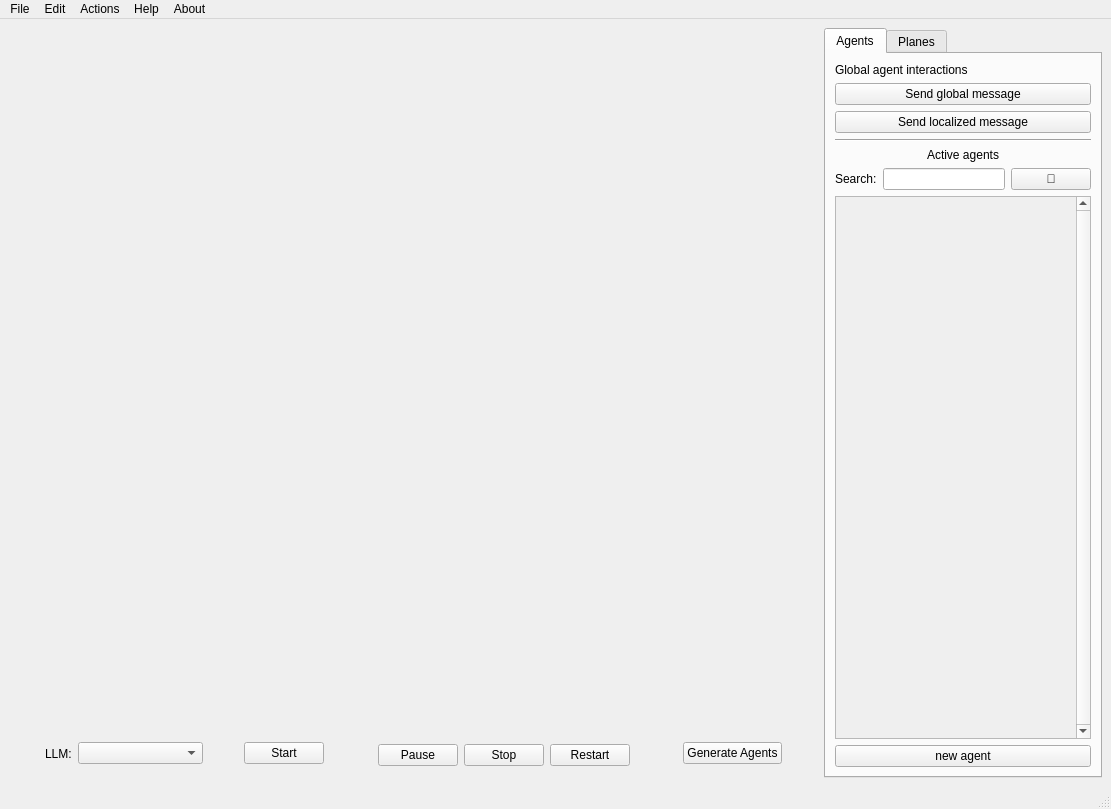
<?xml version="1.0" encoding="UTF-8"?>
<ui version="4.0">
 <class>MainWindow</class>
 <widget class="QMainWindow" name="MainWindow">
  <property name="geometry">
   <rect>
    <x>0</x>
    <y>0</y>
    <width>1111</width>
    <height>809</height>
   </rect>
  </property>
  <property name="windowTitle">
   <string>MainWindow</string>
  </property>
  <widget class="QWidget" name="centralwidget">
   <layout class="QHBoxLayout" name="horizontalLayout_2" stretch="2,0">
    <item>
     <layout class="QVBoxLayout" name="sim_view" stretch="1,0">
      <item>
       <layout class="QVBoxLayout" name="mpl_table" stretch="0">
        <item>
         <widget class="QWidget" name="mpl_show" native="true">
          <property name="enabled">
           <bool>true</bool>
          </property>
          <property name="autoFillBackground">
           <bool>false</bool>
          </property>
          <property name="styleSheet">
           <string notr="true">#mpl_show { border: solid 1px black; }</string>
          </property>
         </widget>
        </item>
       </layout>
      </item>
      <item>
       <layout class="QHBoxLayout" name="sim_buttons" stretch="0,0,0,0,0,0,0,0,0,0">
        <property name="sizeConstraint">
         <enum>QLayout::SizeConstraint::SetMinimumSize</enum>
        </property>
        <item>
         <spacer name="horizontalSpacer_4">
          <property name="orientation">
           <enum>Qt::Orientation::Horizontal</enum>
          </property>
          <property name="sizeHint" stdset="0">
           <size>
            <width>40</width>
            <height>20</height>
           </size>
          </property>
         </spacer>
        </item>
        <item>
         <widget class="QLabel" name="label_10">
          <property name="text">
           <string>LLM:</string>
          </property>
         </widget>
        </item>
        <item>
         <widget class="QComboBox" name="select_model">
          <property name="sizePolicy">
           <sizepolicy hsizetype="Fixed" vsizetype="Fixed">
            <horstretch>2</horstretch>
            <verstretch>1</verstretch>
           </sizepolicy>
          </property>
          <property name="editable">
           <bool>false</bool>
          </property>
          <property name="sizeAdjustPolicy">
           <enum>QComboBox::SizeAdjustPolicy::AdjustToContents</enum>
          </property>
          <property name="placeholderText">
           <string>Default: Gigachat </string>
          </property>
         </widget>
        </item>
        <item>
         <spacer name="horizontalSpacer">
          <property name="orientation">
           <enum>Qt::Orientation::Horizontal</enum>
          </property>
          <property name="sizeHint" stdset="0">
           <size>
            <width>40</width>
            <height>20</height>
           </size>
          </property>
         </spacer>
        </item>
        <item>
         <widget class="QPushButton" name="start_button">
          <property name="sizePolicy">
           <sizepolicy hsizetype="Minimum" vsizetype="Fixed">
            <horstretch>0</horstretch>
            <verstretch>0</verstretch>
           </sizepolicy>
          </property>
          <property name="text">
           <string>Start</string>
          </property>
          <property name="icon">
           <iconset theme="QIcon::ThemeIcon::MediaPlaybackStart"/>
          </property>
         </widget>
        </item>
        <item>
         <spacer name="horizontalSpacer_3">
          <property name="orientation">
           <enum>Qt::Orientation::Horizontal</enum>
          </property>
          <property name="sizeHint" stdset="0">
           <size>
            <width>40</width>
            <height>20</height>
           </size>
          </property>
         </spacer>
        </item>
        <item>
         <widget class="QGroupBox" name="play_buttons">
          <property name="sizePolicy">
           <sizepolicy hsizetype="Preferred" vsizetype="Minimum">
            <horstretch>0</horstretch>
            <verstretch>1</verstretch>
           </sizepolicy>
          </property>
          <property name="styleSheet">
           <string notr="true">#play_buttons{border: 0;}</string>
          </property>
          <property name="title">
           <string/>
          </property>
          <layout class="QHBoxLayout" name="horizontalLayout_3" stretch="0,0,0">
           <property name="sizeConstraint">
            <enum>QLayout::SizeConstraint::SetMinimumSize</enum>
           </property>
           <item>
            <widget class="QPushButton" name="pause_button">
             <property name="text">
              <string>Pause</string>
             </property>
             <property name="icon">
              <iconset theme="QIcon::ThemeIcon::MediaPlaybackPause"/>
             </property>
            </widget>
           </item>
           <item>
            <widget class="QPushButton" name="stop_button">
             <property name="text">
              <string>Stop</string>
             </property>
             <property name="icon">
              <iconset theme="QIcon::ThemeIcon::MediaPlaybackStop"/>
             </property>
            </widget>
           </item>
           <item>
            <widget class="QPushButton" name="restart_button">
             <property name="text">
              <string>Restart</string>
             </property>
             <property name="icon">
              <iconset theme="QIcon::ThemeIcon::SystemReboot"/>
             </property>
            </widget>
           </item>
          </layout>
         </widget>
        </item>
        <item>
         <spacer name="horizontalSpacer_2">
          <property name="orientation">
           <enum>Qt::Orientation::Horizontal</enum>
          </property>
          <property name="sizeHint" stdset="0">
           <size>
            <width>40</width>
            <height>20</height>
           </size>
          </property>
         </spacer>
        </item>
        <item>
         <widget class="QPushButton" name="pushButton">
          <property name="text">
           <string>Generate Agents</string>
          </property>
         </widget>
        </item>
        <item>
         <spacer name="horizontalSpacer_5">
          <property name="orientation">
           <enum>Qt::Orientation::Horizontal</enum>
          </property>
          <property name="sizeHint" stdset="0">
           <size>
            <width>40</width>
            <height>20</height>
           </size>
          </property>
         </spacer>
        </item>
       </layout>
      </item>
     </layout>
    </item>
    <item>
     <widget class="QTabWidget" name="tabWidget">
      <property name="currentIndex">
       <number>0</number>
      </property>
      <widget class="QWidget" name="agents">
       <property name="autoFillBackground">
        <bool>false</bool>
       </property>
       <attribute name="title">
        <string>Agents</string>
       </attribute>
       <layout class="QVBoxLayout" name="verticalLayout">
        <item>
         <widget class="QLabel" name="label_9">
          <property name="text">
           <string>Global agent interactions</string>
          </property>
         </widget>
        </item>
        <item>
         <widget class="QPushButton" name="global_message_button">
          <property name="text">
           <string>Send global message</string>
          </property>
         </widget>
        </item>
        <item>
         <widget class="QPushButton" name="local_message_button">
          <property name="text">
           <string>Send localized message</string>
          </property>
         </widget>
        </item>
        <item>
         <widget class="Line" name="line">
          <property name="orientation">
           <enum>Qt::Orientation::Horizontal</enum>
          </property>
         </widget>
        </item>
        <item>
         <widget class="QLabel" name="label">
          <property name="text">
           <string>Active agents</string>
          </property>
          <property name="alignment">
           <set>Qt::AlignmentFlag::AlignCenter</set>
          </property>
         </widget>
        </item>
        <item>
         <layout class="QHBoxLayout" name="horizontalLayout" stretch="0,0,0">
          <item>
           <widget class="QLabel" name="label_11">
            <property name="text">
             <string>Search:</string>
            </property>
           </widget>
          </item>
          <item>
           <widget class="QLineEdit" name="agent_line">
            <property name="sizePolicy">
             <sizepolicy hsizetype="Expanding" vsizetype="Fixed">
              <horstretch>0</horstretch>
              <verstretch>0</verstretch>
             </sizepolicy>
            </property>
           </widget>
          </item>
          <item>
           <widget class="QPushButton" name="search_agent">
            <property name="sizePolicy">
             <sizepolicy hsizetype="Minimum" vsizetype="Fixed">
              <horstretch>0</horstretch>
              <verstretch>0</verstretch>
             </sizepolicy>
            </property>
            <property name="text">
             <string>🔎</string>
            </property>
           </widget>
          </item>
         </layout>
        </item>
        <item>
         <widget class="QScrollArea" name="agents_scroll">
          <property name="autoFillBackground">
           <bool>true</bool>
          </property>
          <property name="verticalScrollBarPolicy">
           <enum>Qt::ScrollBarPolicy::ScrollBarAlwaysOn</enum>
          </property>
          <property name="horizontalScrollBarPolicy">
           <enum>Qt::ScrollBarPolicy::ScrollBarAlwaysOff</enum>
          </property>
          <property name="widgetResizable">
           <bool>true</bool>
          </property>
          <property name="alignment">
           <set>Qt::AlignmentFlag::AlignLeading|Qt::AlignmentFlag::AlignLeft|Qt::AlignmentFlag::AlignTop</set>
          </property>
          <widget class="QWidget" name="agents_list">
           <property name="geometry">
            <rect>
             <x>0</x>
             <y>0</y>
             <width>253</width>
             <height>476</height>
            </rect>
           </property>
           <property name="sizePolicy">
            <sizepolicy hsizetype="Preferred" vsizetype="Preferred">
             <horstretch>0</horstretch>
             <verstretch>0</verstretch>
            </sizepolicy>
           </property>
           <layout class="QVBoxLayout" name="verticalLayout_6" stretch="0">
            <property name="sizeConstraint">
             <enum>QLayout::SizeConstraint::SetDefaultConstraint</enum>
            </property>
            <item>
             <spacer name="verticalSpacer">
              <property name="orientation">
               <enum>Qt::Orientation::Vertical</enum>
              </property>
              <property name="sizeHint" stdset="0">
               <size>
                <width>20</width>
                <height>40</height>
               </size>
              </property>
             </spacer>
            </item>
           </layout>
          </widget>
         </widget>
        </item>
        <item>
         <widget class="QPushButton" name="new_agent_button">
          <property name="text">
           <string>new agent</string>
          </property>
         </widget>
        </item>
       </layout>
      </widget>
      <widget class="QWidget" name="planes">
       <attribute name="title">
        <string>Planes</string>
       </attribute>
       <layout class="QVBoxLayout" name="verticalLayout_2">
        <item>
         <widget class="QLabel" name="label_2">
          <property name="text">
           <string>Active Planes</string>
          </property>
          <property name="alignment">
           <set>Qt::AlignmentFlag::AlignCenter</set>
          </property>
         </widget>
        </item>
        <item>
         <widget class="QListView" name="planes_list"/>
        </item>
       </layout>
      </widget>
     </widget>
    </item>
   </layout>
  </widget>
  <widget class="QMenuBar" name="menubar">
   <property name="geometry">
    <rect>
     <x>0</x>
     <y>0</y>
     <width>1111</width>
     <height>30</height>
    </rect>
   </property>
   <widget class="QMenu" name="menuFile">
    <property name="title">
     <string>File</string>
    </property>
    <addaction name="actionQuit"/>
   </widget>
   <widget class="QMenu" name="menuHelp">
    <property name="title">
     <string>Help</string>
    </property>
   </widget>
   <widget class="QMenu" name="menuAbout">
    <property name="title">
     <string>About</string>
    </property>
   </widget>
   <widget class="QMenu" name="menuEdit">
    <property name="title">
     <string>Edit</string>
    </property>
   </widget>
   <widget class="QMenu" name="menuActions">
    <property name="title">
     <string>Actions</string>
    </property>
    <addaction name="actionGenerate"/>
    <addaction name="actionSelect_agent_list"/>
   </widget>
   <addaction name="menuFile"/>
   <addaction name="menuEdit"/>
   <addaction name="menuActions"/>
   <addaction name="menuHelp"/>
   <addaction name="menuAbout"/>
  </widget>
  <widget class="QStatusBar" name="statusbar"/>
  <action name="actionQuit">
   <property name="icon">
    <iconset theme="QIcon::ThemeIcon::ApplicationExit"/>
   </property>
   <property name="text">
    <string>Quit</string>
   </property>
   <property name="toolTip">
    <string>Ctrl+Q</string>
   </property>
   <property name="shortcut">
    <string>Ctrl+Q</string>
   </property>
   <property name="menuRole">
    <enum>QAction::MenuRole::QuitRole</enum>
   </property>
  </action>
  <action name="actionGenerate">
   <property name="text">
    <string>Set Generation Parameters</string>
   </property>
  </action>
  <action name="actionSelect_agent_list">
   <property name="text">
    <string>Select agent list</string>
   </property>
  </action>
 </widget>
 <resources/>
 <connections/>
</ui>
